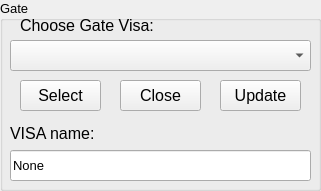
             <widget class="QGroupBox" name="groupBox_visa_keithley_2">
              <property name="enabled">
               <bool>true</bool>
              </property>
              <property name="geometry">
               <rect>
                <x>0</x>
                <y>130</y>
                <width>321</width>
                <height>191</height>
               </rect>
              </property>
              <property name="font">
               <font>
                <pointsize>10</pointsize>
               </font>
              </property>
              <property name="title">
               <string>Gate</string>
              </property>
              <widget class="QLabel" name="label_chooseVisa_2">
               <property name="geometry">
                <rect>
                 <x>20</x>
                 <y>10</y>
                 <width>201</width>
                 <height>31</height>
                </rect>
               </property>
               <property name="font">
                <font>
                 <pointsize>12</pointsize>
                </font>
               </property>
               <property name="text">
                <string>Choose Gate Visa:</string>
               </property>
              </widget>
              <widget class="QComboBox" name="comboBoxK2_gateVisa">
               <property name="geometry">
                <rect>
                 <x>10</x>
                 <y>40</y>
                 <width>301</width>
                 <height>31</height>
                </rect>
               </property>
               <property name="font">
                <font>
                 <pointsize>10</pointsize>
                </font>
               </property>
              </widget>
              <widget class="QPushButton" name="pushButtonK2_selectGate">
               <property name="geometry">
                <rect>
                 <x>20</x>
                 <y>80</y>
                 <width>81</width>
                 <height>31</height>
                </rect>
               </property>
               <property name="font">
                <font>
                 <pointsize>12</pointsize>
                </font>
               </property>
               <property name="text">
                <string>Select</string>
               </property>
              </widget>
              <widget class="QPushButton" name="pushButtonK2_closeGate">
               <property name="geometry">
                <rect>
                 <x>120</x>
                 <y>80</y>
                 <width>81</width>
                 <height>31</height>
                </rect>
               </property>
               <property name="font">
                <font>
                 <pointsize>12</pointsize>
                </font>
               </property>
               <property name="text">
                <string>Close</string>
               </property>
              </widget>
              <widget class="QLabel" name="label_12">
               <property name="geometry">
                <rect>
                 <x>10</x>
                 <y>120</y>
                 <width>231</width>
                 <height>27</height>
                </rect>
               </property>
               <property name="font">
                <font>
                 <pointsize>12</pointsize>
                </font>
               </property>
               <property name="text">
                <string>VISA name:</string>
               </property>
              </widget>
              <widget class="QLineEdit" name="lineEditK2_gateVisa">
               <property name="geometry">
                <rect>
                 <x>10</x>
                 <y>150</y>
                 <width>301</width>
                 <height>31</height>
                </rect>
               </property>
               <property name="font">
                <font>
                 <pointsize>10</pointsize>
                </font>
               </property>
               <property name="text">
                <string>None</string>
               </property>
              </widget>
              <widget class="QPushButton" name="pushButtonK2_updateGate">
               <property name="geometry">
                <rect>
                 <x>220</x>
                 <y>80</y>
                 <width>81</width>
                 <height>31</height>
                </rect>
               </property>
               <property name="font">
                <font>
                 <pointsize>12</pointsize>
                </font>
               </property>
               <property name="text">
                <string>Update</string>
               </property>
              </widget>
             </widget>
